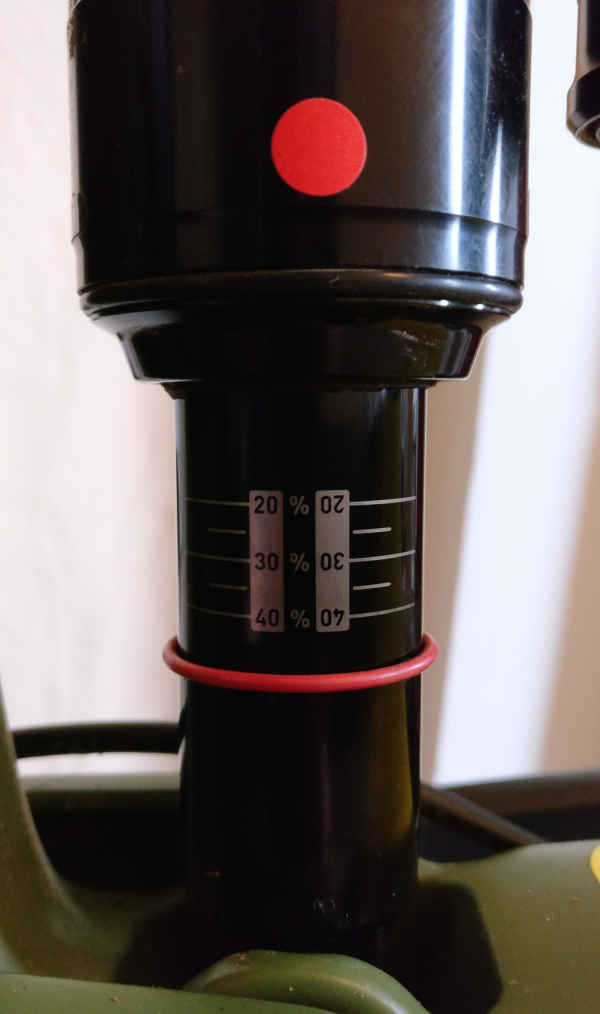
#> input picture images/100_psi_ref.jpg, 2400 x 4056 px (shown at 1/4 size)
$ python measure.py   (Python 2 division)
#> lines starting #> are read from the running program, lines starting #| are printed output that depends on the picture
import cv2
import numpy as np

def show_image(image, wait_time):
    try:
        cv2.imshow(str(image), image)
        cv2.waitKey(wait_time)
        return 0
    except cv2.error as e:
        print e.message

image = cv2.imread('images/100_psi_ref.jpg')
#> image is the input picture: shape (4056, 2400, 3); mean B, G, R 91.5, 93.8, 102.7
#image = cv2.resize(image, (500, 800))
gray_scaled = cv2.cvtColor(image, cv2.COLOR_BGR2GRAY)
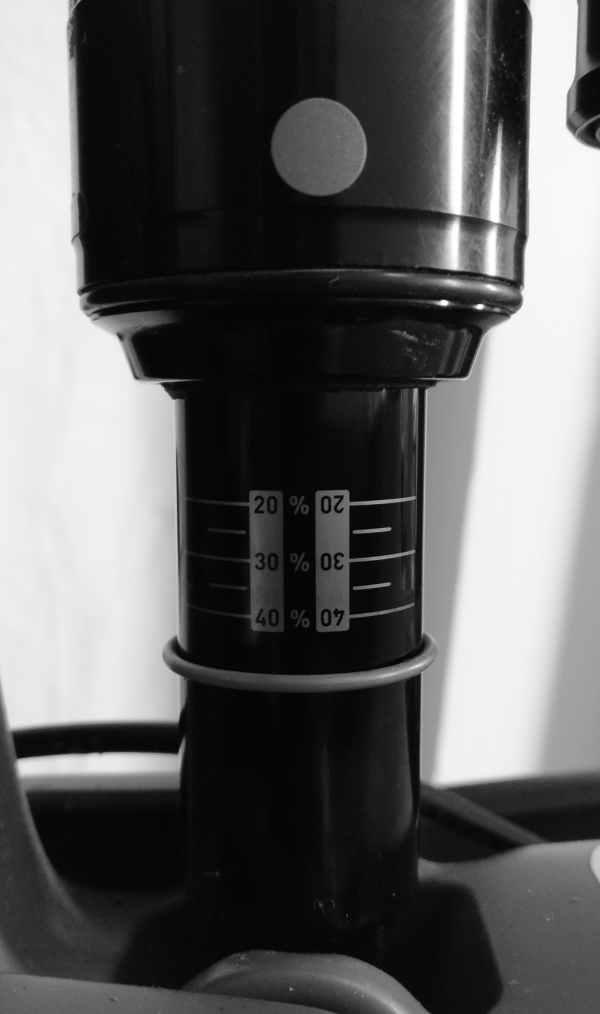
#> gray_scaled: shape (4056, 2400) (shown at 1/4 size); min 0, max 255, mean 96.3
blurred = cv2.GaussianBlur(gray_scaled, (5, 5), 0)
edged = cv2.Canny(blurred, 0, 100, apertureSize=3)
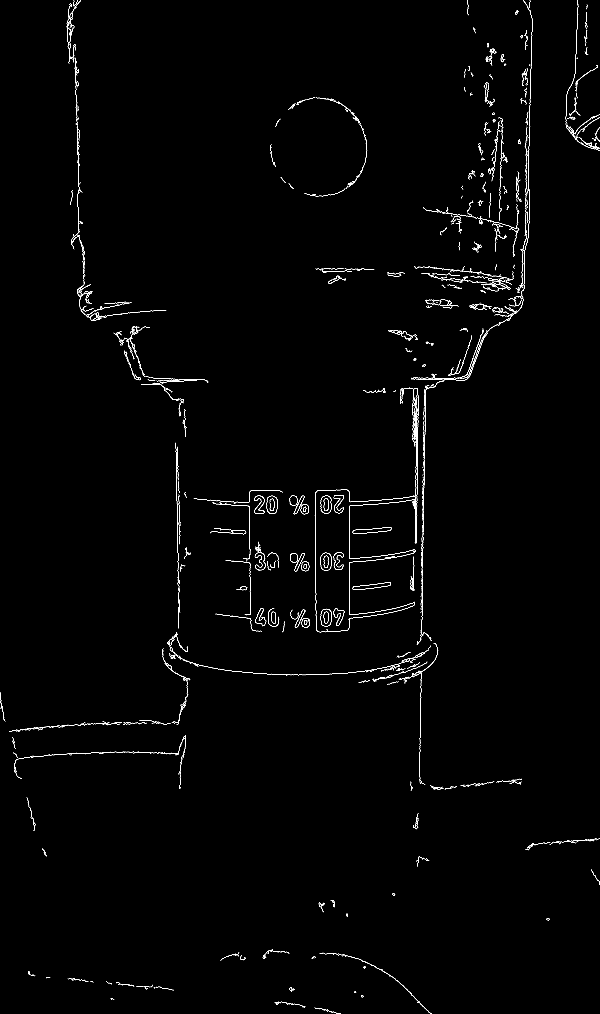
#> edged: shape (4056, 2400) (shown at 1/4 size); 0.55% white in thin lines or dots

min_line_length = 1000
max_line_gap = 10

lines = cv2.HoughLinesP(edged, 1, np.pi/180, 50, min_line_length, max_line_gap)
#> lines = 263 rows, first 6: [1700, 1714, 1700, 1683], [1397, 2119, 1397, 2058], [1701, 1663, 1701, 1652], [1698, 1832, 1699, 1738], [705, 1880, 705, 1893], [1664, 1866, 1664, 1849]

img_height, img_width = image.shape[:2]
#> img_height = 4056; img_width = 2400

y_min = img_height
#> y_min = 4056
y_max = 0

for x1, y1, x2, y2 in lines[0]:
    #if x > half image
    if x1 >= img_width/2 and y1 >= img_height/3 and y2 <= ((img_height / 3)*2) and abs(x1 - x2) <= 1:
        y_min = min(y1, y_min)
        y_max = max(y2, y_max)
        cv2.line(image, (x1, y1), (x2, y2), (0,255,0), 2)
#> this loop made 1 pass
#> (x1, y1, x2, y2, y_min, y_max) on pass 1: (1700, 1714, 1700, 1683, 1714, 1683)
print y_max - y_min
#| -31
cv2.imwrite('output.jpg',image)

$ run again, with images/150_psi_ref.jpg copied over images/100_psi_ref.jpg
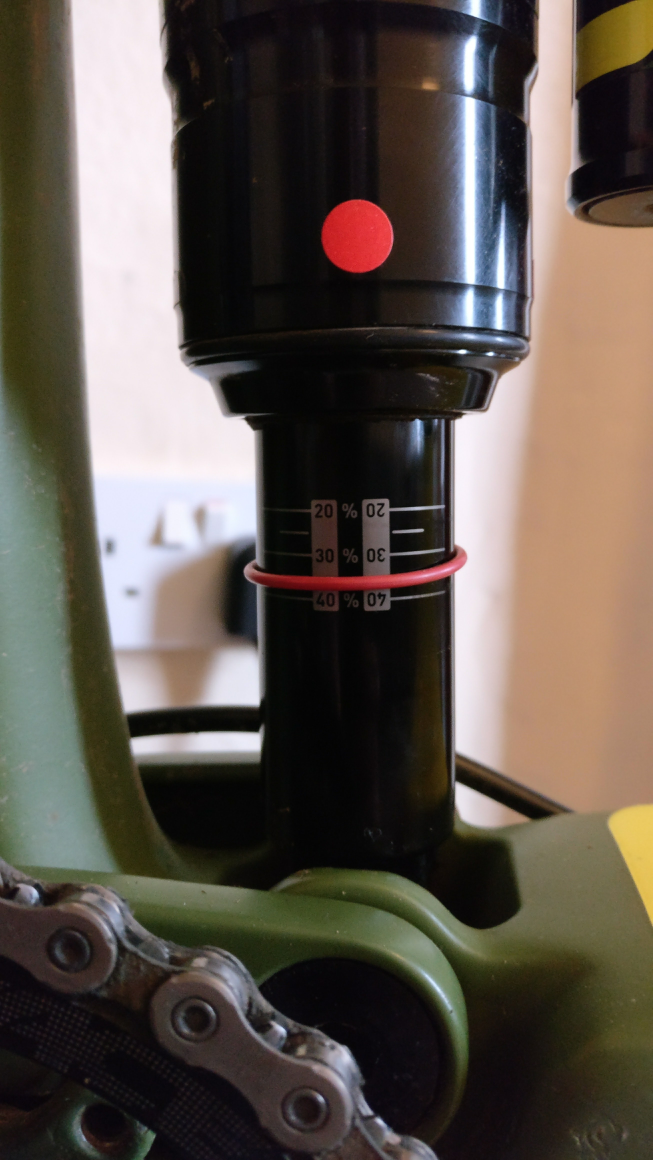
#> input picture images/150_psi_ref.jpg, 2610 x 4640 px (shown at 1/4 size)
#> image is the input picture: shape (4640, 2610, 3); mean B, G, R 77, 85.3, 94.1
#> `gray_scaled = cv2.cvtColor(image, cv2.COLOR_BGR2GRAY)`:
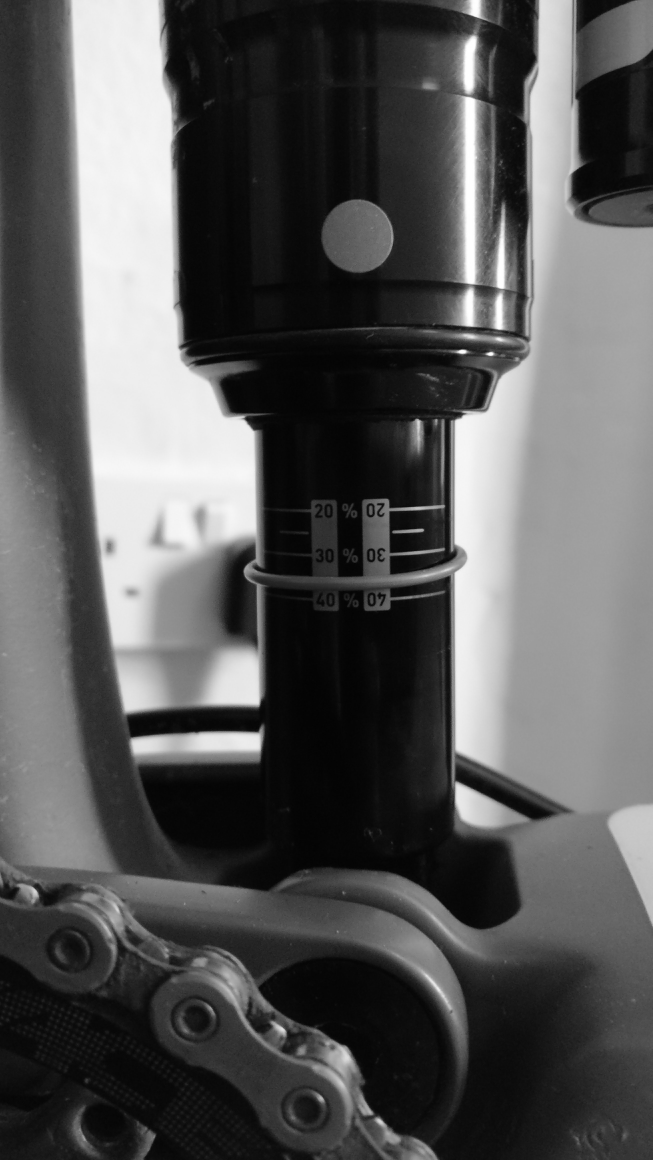
#> gray_scaled: shape (4640, 2610) (shown at 1/4 size); min 0, max 255, mean 87
#> `edged = cv2.Canny(blurred, 0, 100, apertureSize=3)`:
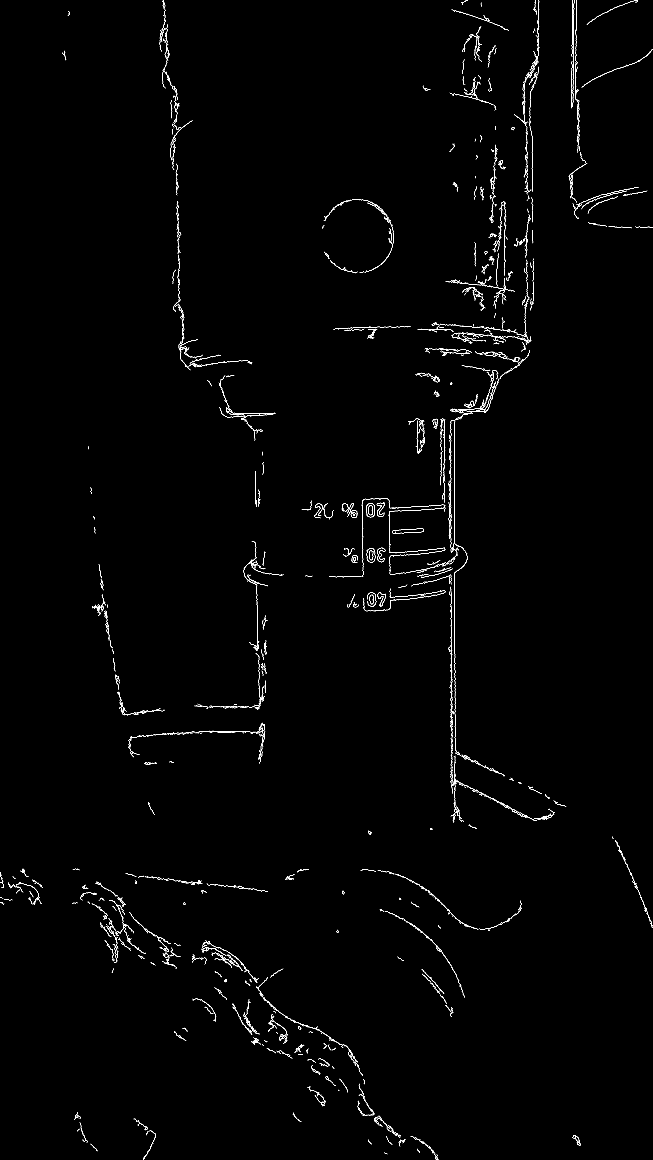
#> edged: shape (4640, 2610) (shown at 1/4 size); 0.53% white in thin lines or dots
#> lines = 147 rows, first 6: [1819, 2616, 1819, 2581], [1803, 2022, 1803, 2012], [1818, 1874, 1818, 1850], [1804, 2415, 1804, 2405], [1803, 1793, 1803, 1765], [1820, 2836, 1820, 2818]
#> the loop `for x1, y1, x2, y2 in lines[0]:` made 1 pass
#> (x1, y1, x2, y2, y_min, y_max) on pass 1: (1819, 2616, 1819, 2581, 2616, 2581)
#| -35

$ run again, with images/100_fox.jpg copied over images/100_psi_ref.jpg
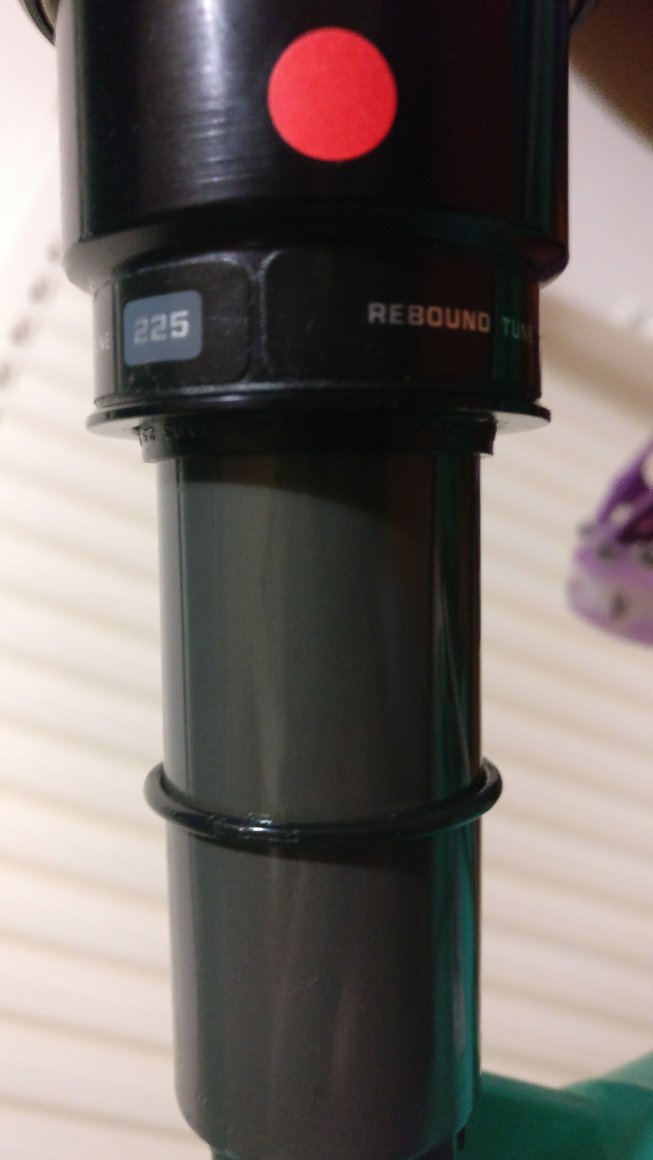
#> input picture images/100_fox.jpg, 2610 x 4640 px (shown at 1/4 size)
#> image is the input picture: shape (4640, 2610, 3); mean B, G, R 103.6, 107.3, 115.5
#> `gray_scaled = cv2.cvtColor(image, cv2.COLOR_BGR2GRAY)`:
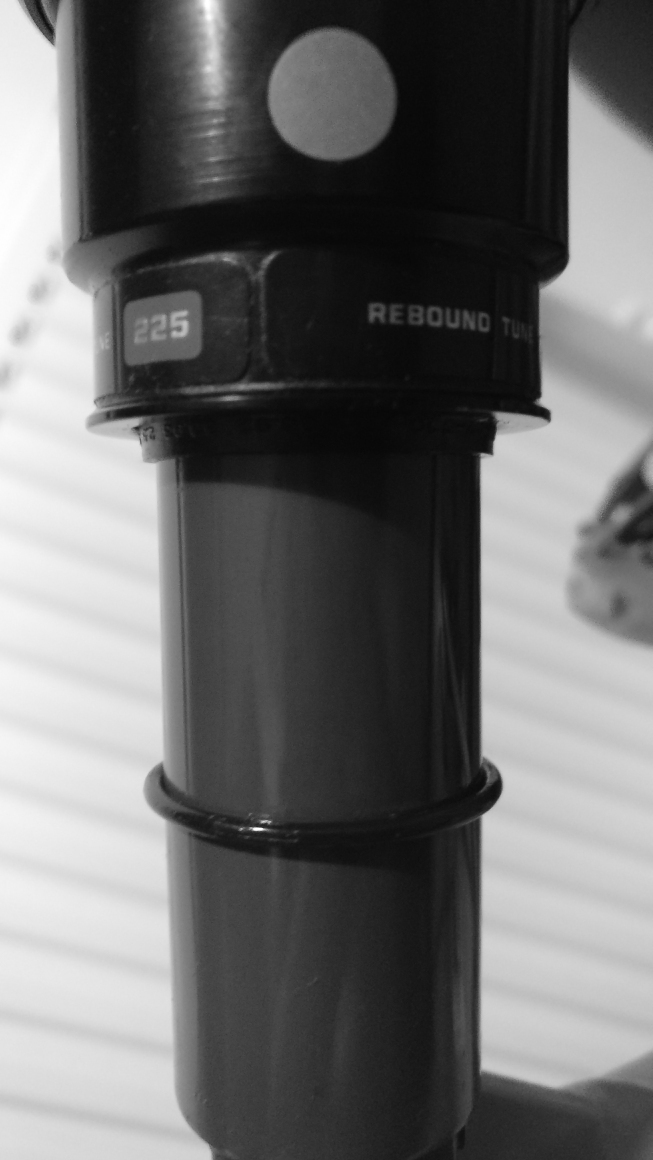
#> gray_scaled: shape (4640, 2610) (shown at 1/4 size); min 5, max 255, mean 109.3
#> `edged = cv2.Canny(blurred, 0, 100, apertureSize=3)`:
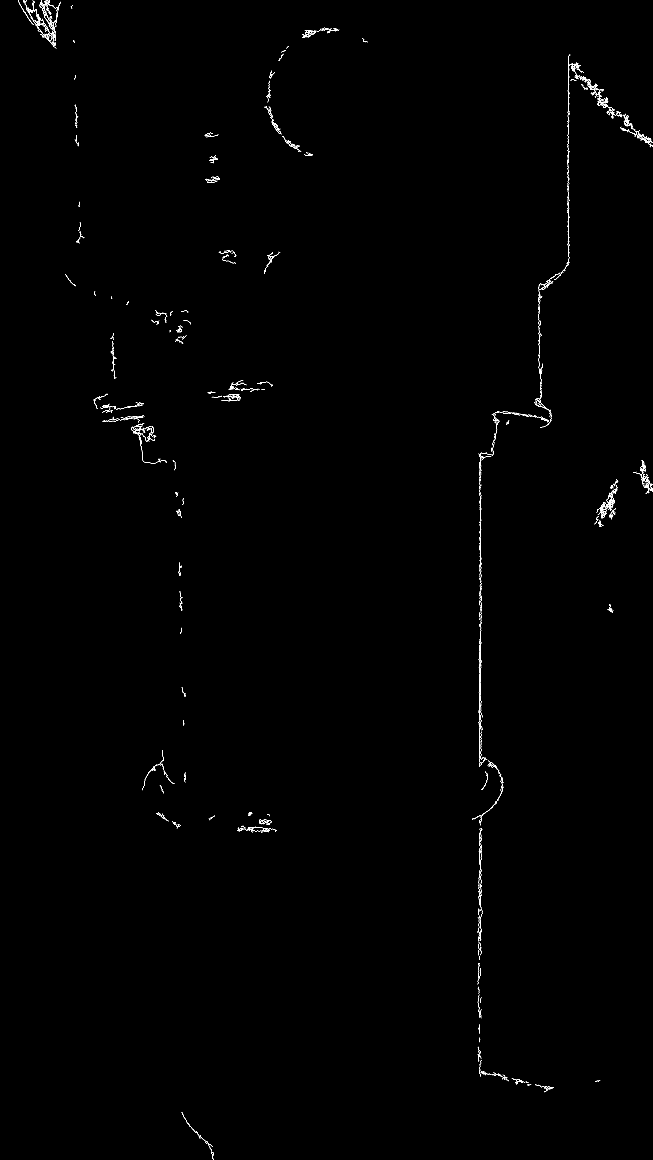
#> edged: shape (4640, 2610) (shown at 1/4 size); 0.22% white in thin lines or dots
#> lines = 55 rows, first 6: [1922, 3614, 1922, 3602], [1923, 2510, 1923, 2495], [1922, 2013, 1922, 2003], [1918, 3025, 1918, 3007], [1922, 2709, 1922, 2697], [1924, 2420, 1924, 2410]
#> the loop `for x1, y1, x2, y2 in lines[0]:` made 1 pass
#| -4640

$ run again, with images/100_noref.jpg copied over images/100_psi_ref.jpg
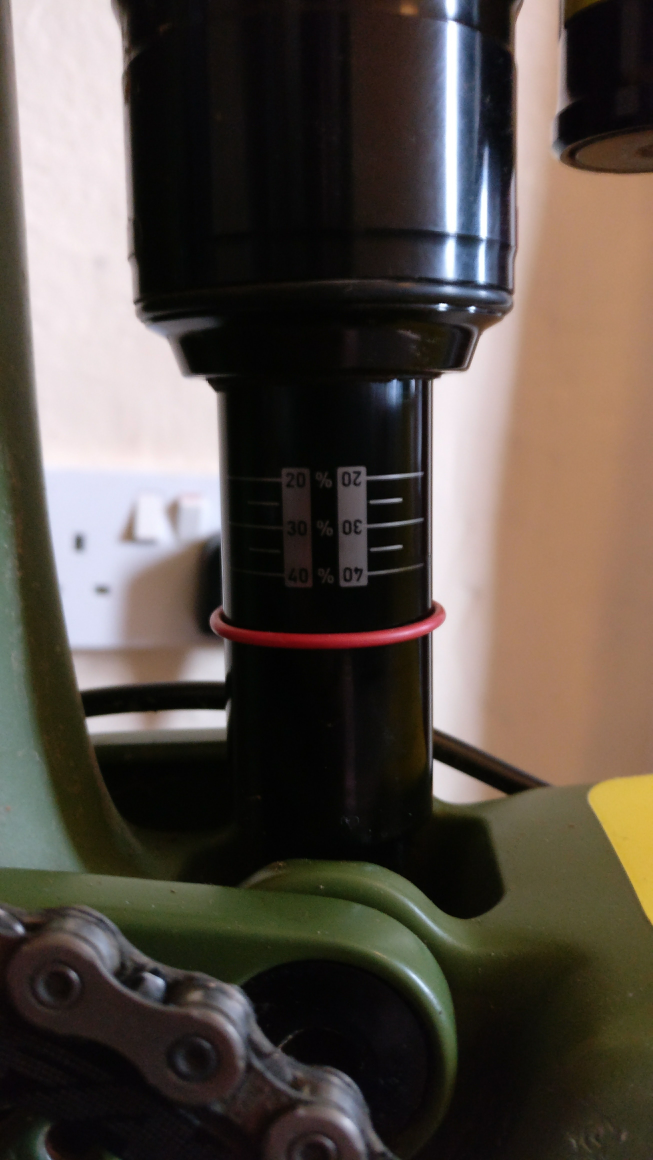
#> input picture images/100_noref.jpg, 2610 x 4640 px (shown at 1/4 size)
#> image is the input picture: shape (4640, 2610, 3); mean B, G, R 70.3, 78.2, 87.1
#> `gray_scaled = cv2.cvtColor(image, cv2.COLOR_BGR2GRAY)`:
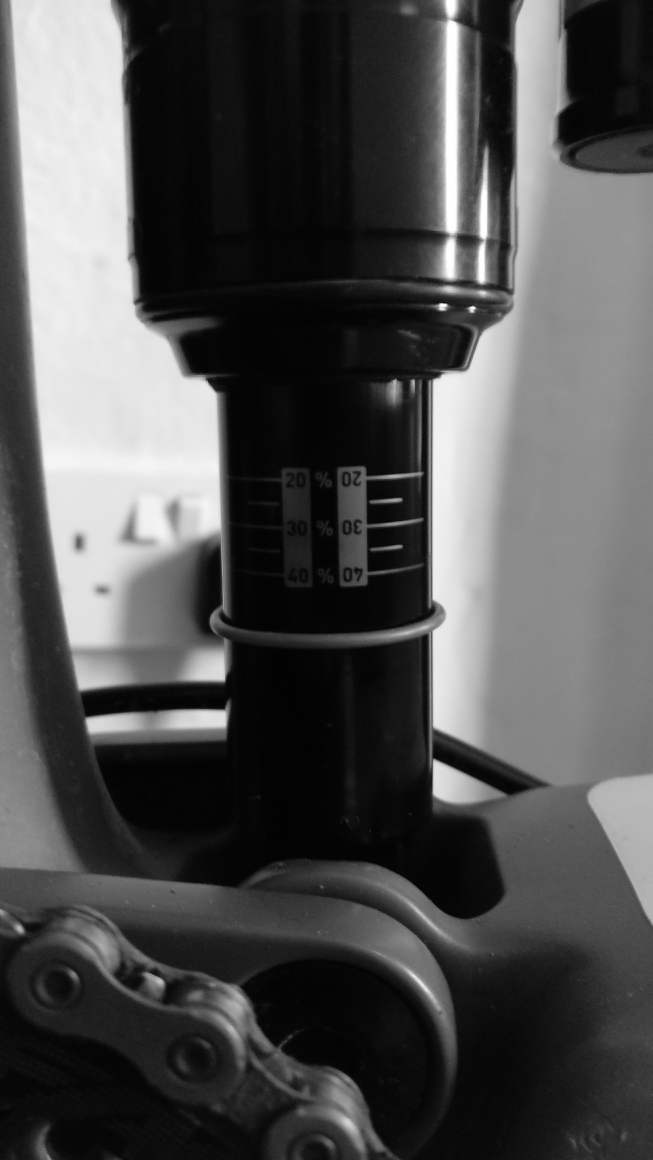
#> gray_scaled: shape (4640, 2610) (shown at 1/4 size); min 0, max 255, mean 80
#> `edged = cv2.Canny(blurred, 0, 100, apertureSize=3)`:
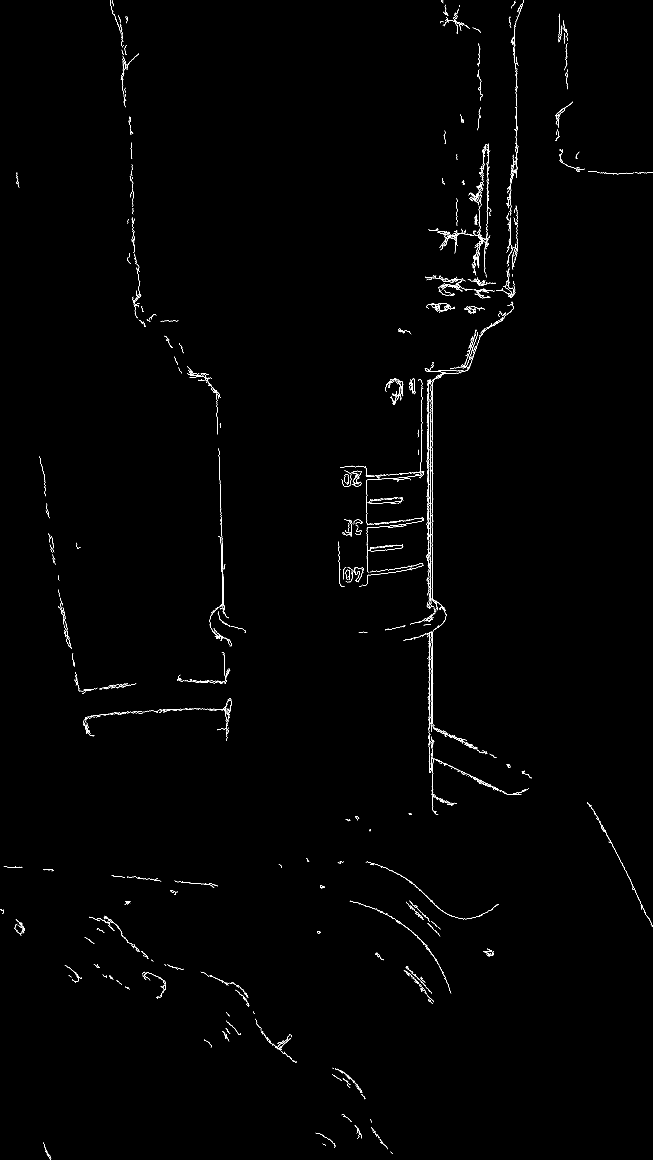
#> edged: shape (4640, 2610) (shown at 1/4 size); 0.4% white in thin lines or dots
#> lines = 168 rows, first 6: [1729, 2564, 1729, 2530], [1730, 2813, 1730, 2794], [1723, 2327, 1723, 2311], [1729, 2281, 1729, 2268], [1714, 2109, 1714, 2099], [1724, 2743, 1724, 2732]
#> the loop `for x1, y1, x2, y2 in lines[0]:` made 1 pass
#> (x1, y1, x2, y2, y_min, y_max) on pass 1: (1729, 2564, 1729, 2530, 2564, 2530)
#| -34
